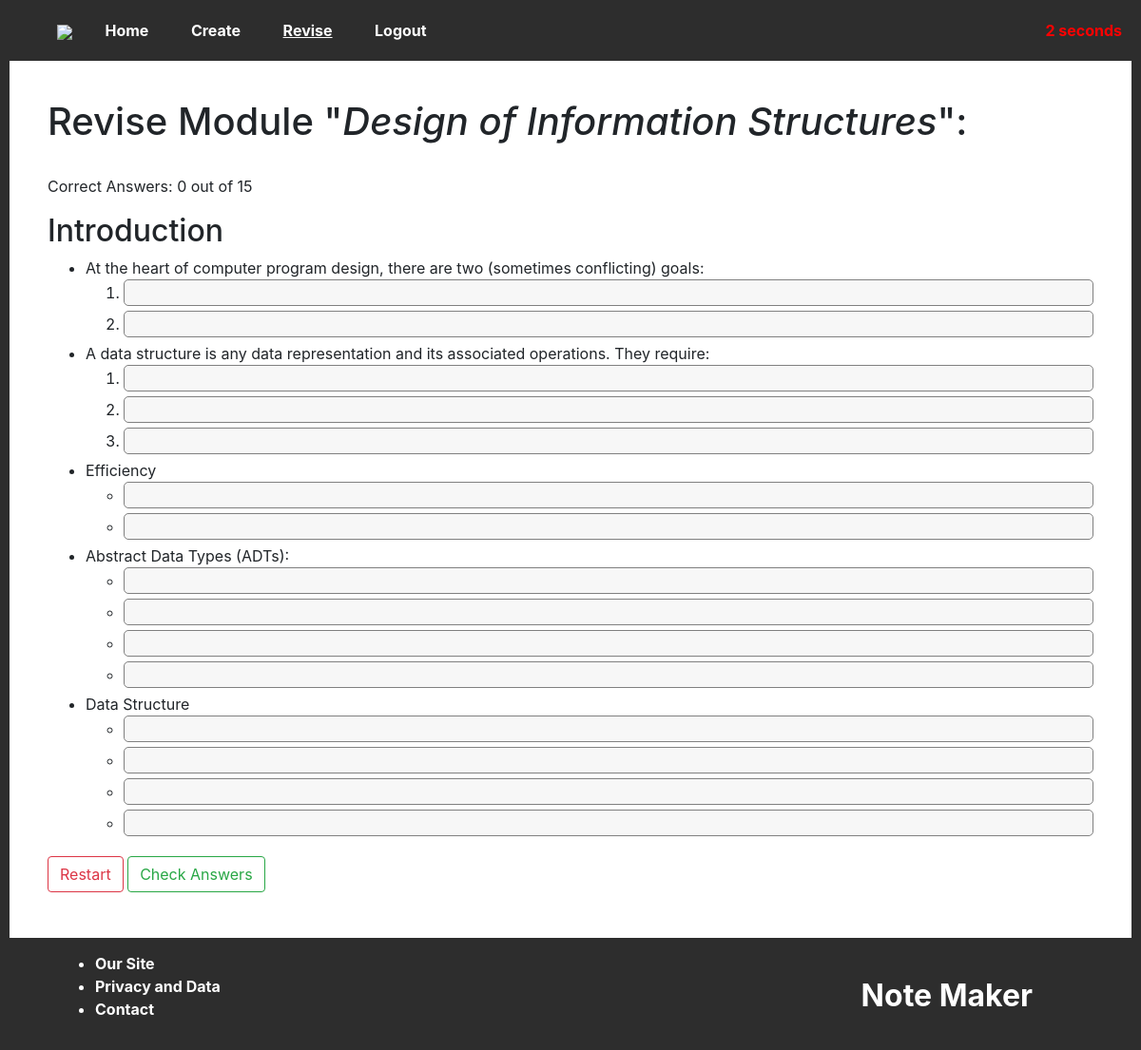
/revise/module/1 (signed in), run on the app's committed database.
### website/models.py (models this page shows, shortened)
class Module(db.Model): # Example: CS126 -> Design of Information Structures
    id = db.Column(db.Integer, primary_key=True)
    code = db.Column(db.String(16))
    name = db.Column(db.String(512))
    course = db.Column(db.Integer, db.ForeignKey("course.id"))
    attempts = db.Column(db.Integer, default=0)
    time = db.Column(db.String(128))
    def getHeadings(self):
        return Heading.query.filter_by(module=self.id).all()

class Heading(db.Model): # Example: Sorting Algorithms
    id = db.Column(db.Integer, primary_key=True)
    text = db.Column(db.String(512))
    module = db.Column(db.Integer, db.ForeignKey("module.id"))
    attempts = db.Column(db.Integer, default=0)
    time = db.Column(db.String(128))
    order = db.Column(db.Integer, default=0)
    def getPoints(self):
        return Point.query.filter_by(isRoot=True, parent=self.id).all()

class Point(db.Model): # Examples: [Merge Sort, Has a running time of O(n log n)]
    id = db.Column(db.Integer, primary_key=True)
    text = db.Column(db.String(1048576))
    blankFill = db.Column(db.Boolean) # If True, then this point can be used in "fill-the-blank" style questions.
    hint = db.Column(db.String(4096)) # Available to be shown (for example, "list 3 advantages")
    parent = db.Column(db.Integer) # If isRoot==True, then this points to a heading. Otherwise to another point.
    isRoot = db.Column(db.Boolean) # Can this be a starting point for a question (list the points below this one)?
    numeric = db.Column(db.Boolean, default=False) # If numeric, use <ol>, otherwise use <ul>
    punc = db.Column(db.Boolean, default=False) # Check punctuation when marking answers.
    leniency = db.Column(db.Integer, default=90) # Match percentage between given answer and correct answer.
    code = db.Column(db.Boolean, default=False) # Question requires code answer. Punc is overriden to False and a textarea is displayed instead of a standard 1-line input.
    disabled = db.Column(db.Boolean, default=False)
    successes = db.Column(db.Integer, default=0)
    failures = db.Column(db.Integer, default=0)
    last_answered = db.Column(db.DateTime(timezone=True))
    order = db.Column(db.Integer, default=0)
    def getChildren(self):
        return Point.query.filter_by(isRoot=False, parent=self.id).all()
    def getParent(self):
        if self.isRoot:
            return Heading.query.get(self.parent)
        return Point.query.get(self.parent)
    def question(self):
        try:
            return str(self.text)[0: str(self.text).index(">|<")]
        except Exception as e:
            return self.text
    def answer(self):
        '''If the point is blank-fill capable, it returns just the answer string'''
        try:
            return str(self.text)[str(self.text).index(">|<") + 4 : len(self.text)]
        except:
            return ""
    def isDisabled(self):
        if self.disabled:
            return True
        if not self.isRoot:
            return self.getParent().isDisabled()
        return False

### website/revise/revise.py (the view, shortened to what this page needs)
@revise.route("/module/<int:m_id>", methods=["GET", "POST"])
@login_required
def module(m_id):
    module = Module.query.get(m_id)
    if not module:
        flash("Invalid details!", category="error")
        return redirect(url_for("revise.index"))
    results = dict()
    count = 0
    start = 0
    return render_template("revise_module.html", module=module, user=current_user, results=results, count=count, start=start)

### app.py (called while the page is built)
@app.context_processor
def current_nav():
    return get_current_nav()

### website/__init__.py (called while the page is built)
def get_current_nav():
    navs = ["create", "revise", "login", "signup"] # Otherwise: home.
    current = "home"
    for nav in navs:
        if nav in request.path:
            current = nav
    return dict(current_nav = current)

### website/revise/templates/revise_module.html (shortened to what this page needs)
{% extends "base.html" %}
{% block content %}
    <h1>Revise Module "<i>{{ module.name }}</i>":</h1><br>
    <p>Correct Answers: {{ count }} out of <span id="q_count"></span></p>
    <form method="POST" autocomplete="off">
        {% for heading in module.getHeadings() %}
            <h2>{{ heading.text }}</h2>
            <ul>
                {% for node in heading.getPoints() %}
                    {% if not node.disabled %}
                    <li>
                        <div style="display: flex;">
                        {{ node.question() }}
                        </div>
                    </li>
                    {% endif %}
                    {% if node.numeric %}
                        <ol>
                    {% else %}
                        <ul>
                    {% endif %}
                    {%- for item in node.getChildren() recursive %}
                        {% if not item.isDisabled() %}
                        <li>
                            {% if item.blankFill %}
                                <div style="display: flex;">
                                {{ item.question() }}
                                    <input type="text" name="{{ item.id }}"
                                        {% if results[item.id] %}
                                            value="{{ results[item.id] }}"
                                            {% if item.checkAnswer(results[item.id]) %}
                                                class = "revise-blank-input revise-input-correct"
                                                tabindex="-1"
                                            {% else %}
                                                class = "revise-blank-input revise-input-incorrect"
                                            {% endif %}
                                        {% else %}
                                            class="revise-blank-input"
                                        {% endif %}
                                        {% if item.hint %}
                                            placeholder="Hint: {{ item.hint }}"
                                        {% endif %}
                                    autocomplete="off"
                                    >
                                </div>
                            {% else %}
                                <input type="text" name="{{ item.id }}"
                                    {% if results[item.id] %}
                                        value="{{ results[item.id] }}"
                                        {% if item.checkAnswer(results[item.id]) %}
                                            class = "revise-input revise-input-correct"
                                            tabindex="-1"
                                        {% else %}
                                            class = "revise-input revise-input-incorrect"
                                        {% endif %}
                                    {% else %}
                                        class="revise-input"
                                    {% endif %}
                                    autocomplete="off"
                                >
                            {% endif %}
                        </li>
                        {% endif %}
                    {% endfor %}
                    {% if node.numeric %}
                        </ol>
                    {% else %}
                        </ul>
                    {% endif %}
                {% endfor %}
            </ul>
        {% endfor %}
        <a href="/revise/module/{{ module.id }}" class="btn btn-outline-danger">Restart</a>
        <input type="submit" value="Check Answers" class="btn btn-outline-success">
        <span id="timer" class="timer">-- seconds</span>
    </form>
{% endblock %}

### website/home/templates/base.html (shortened to what this page needs)
<!DOCTYPE html>
<html lang="en">
    <head>
        <link rel="stylesheet" href="{{ url_for('home.static', filename='css/base.css') }}">
        <link rel="stylesheet" href="{{ url_for('home.static', filename='css/navbar.css') }}">
        <link rel="stylesheet" href="{{ url_for('home.static', filename='css/footer.css') }}">
        <link rel="stylesheet" href="{{ url_for('create.static', filename='create.css') }}">
        <link rel="stylesheet" href="{{ url_for('revise.static', filename='revise.css') }}">
        <link
            rel="stylesheet"
            href="https://stackpath.bootstrapcdn.com/bootstrap/4.4.1/css/bootstrap.min.css"
        />
    </head>
    <body>
        {% include "navbar.html" %}
        <div class="page">
            {% block content %} {% endblock %}
            <br><br>
        </div>
        {% include "footer.html" %}
    </body>
</html>

### website/home/templates/navbar.html
<div class="nbar">
    <ul class="nav_links">
        <li><img src="{{ url_for('home.static', filename='icon.png') }}"></li>
        <li><a href="/" {% if current_nav == "home" %} style="text-decoration: underline;" {% endif %}>Home</a></li>
        {% if user.is_authenticated %}
            <li><a href="/create/" {% if current_nav == "create" %} style="text-decoration: underline;" {% endif %}>Create</a></li>
            <li><a href="/revise/" {% if current_nav == "revise" %} style="text-decoration: underline;" {% endif %}>Revise</a></li>
            <li><a href="/auth/logout">Logout</a></li>
        {% else %}
            <li><a href="/auth/login" {% if current_nav == "login" %} style="text-decoration: underline;" {% endif %}>Login</a></li>
            <li><a href="/auth/signup" {% if current_nav == "signup" %} style="text-decoration: underline;" {% endif %}>Signup</a></li>
        {% endif %}
    </ul>
</div>

### website/home/templates/footer.html
<div class="footer">
    <ul class="footer_links">
        <li><a href="/">Our Site</a></li>
        <li><a href="/privacy">Privacy and Data</a></li>
        <li><a href="/contact">Contact</a></li>
    </ul>
    <span class="footer_logo">Note Maker</span>
</div>

### website/home/home_static/css/base.css (style rules this page uses)
.page { padding: 40px; border-left: 10px solid rgb(45, 45, 45); border-right: 10px solid rgb(45, 45, 45); background-color: white; padding-bottom: 0px; min-height: 100vh; }

### website/home/home_static/css/navbar.css (style rules this page uses)
.nbar { background-color: rgb(45, 45, 45); padding: 10px; }
.nbar ul { list-style-type: none; margin: 10px; }
.nbar li { display: inline; }
.nav_links a { padding: 20px; background-color: rgb(45, 45, 45); color: white; text-decoration: none; font-weight: bold; margin-top: 10px; }
.nbar img { height: 0px; height: 24px; padding-right: 10px; }

### website/home/home_static/css/footer.css (style rules this page uses)
.footer { width: 100%; padding: 15px 5vw; background-color: rgb(45, 45, 45); color: white; font-weight: bold; overflow: hidden; }
.footer li a { text-decoration: none; color: inherit; }
.footer_links { float: left; }
.footer_logo { float: right; text-align: right; font-size: xx-large; padding-right: 5%; padding-top: 2%; }

### website/revise/static/revise.css (style rules this page uses)
.revise-input { width: 100%; margin-bottom: 5px; border: 1px solid grey; border-radius: 5px; background-color: rgb(247, 247, 247); }
.timer { position:fixed; top: 20px; right: 20px; color: red; font-weight: bolder; }

### data on the page
Module: name "Design of Information Structures"
Heading: text "Introduction"
Point: question "At the heart of computer program design, there are two (sometimes conflicting) goals:"
Point: question "A data structure is any data representation and its associated operations. They require:"
Point: question "Efficiency"
Point: question "Abstract Data Types (ADTs):"
Point: question "Data Structure"

### other printed values
{{ count }} "0"
